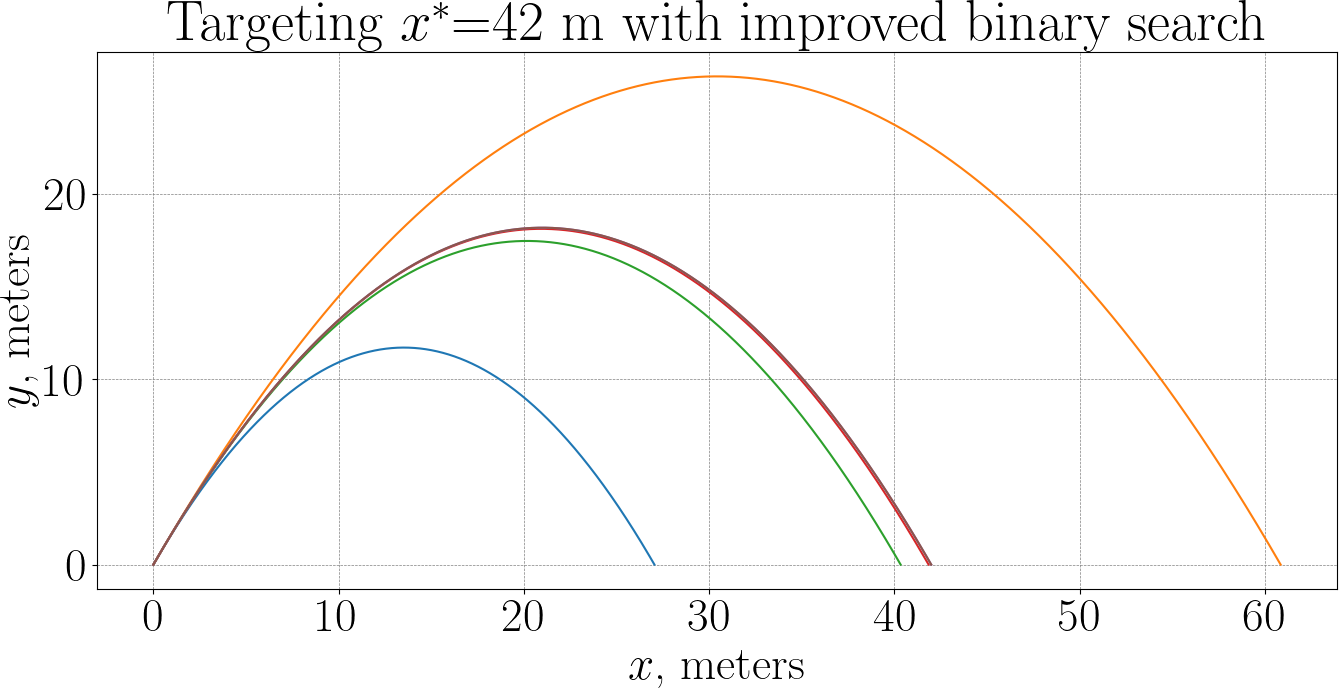

Python code for this plot:
import numpy as np

g     = -9.81 # gravity, m/s^2
angle = 60    # launch angle, degrees wrt the ground
xstar = 42    # the distance to hit

def x_impact(v0):
    x, y = 0, 0   # current state
    vx, vy = v0 * np.cos(angle * np.pi/180), \
             v0 * np.sin(angle * np.pi/180)
    dt = .001
    xs, ys = [x], [y]
    while y >= 0:
        x += dt * vx
        y += dt * vy
        vy += g * dt
        xs.append(x)
        ys.append(y)
    u = ys[-2]/(ys[-2]-ys[-1])
    xs[-1] = xs[-2] + u*(xs[-1]-xs[-2])
    ys[-1] = 0
    plt.plot(xs, ys)
    return xs[-1]


import matplotlib.pyplot as plt
plt.figure(figsize=(16, 9))
plt.rcParams["font.family"] = "serif"
plt.rcParams["mathtext.fontset"] = "dejavuserif"
plt.rcParams['text.usetex'] = True

plt.rc('font', size=34)
plt.title(f'Targeting $x^*$={xstar} m with improved binary search')
plt.grid(color='gray', linestyle='--', linewidth=0.5)

bananas = 0
a, b = 0, 35
fa, fb = None, None
while True: # binary search
    bananas += 1
    if fa is None or fb is None:
        m = (a + b)/2
    else:
        u = (xstar-fa)/(fb-fa)
        m = a + u*(b-a)
    x = x_impact(m)
    if x < xstar:
        a = m
        fa = x
    else:
        b = m
        fb = x
    if abs(x-xstar)<0.1:
        v0 = m
        break
print(v0, x_impact(v0))
print(bananas, "bananas spent")

plt.xlabel("$x$, meters")
plt.ylabel("$y$, meters")
plt.gca().set_aspect('equal', 'box')
plt.savefig("hit-x-linear.png")
plt.show()

